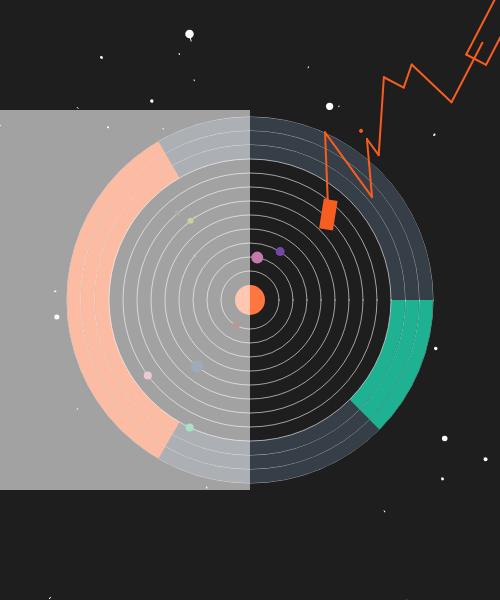
Frame 1 (no input)
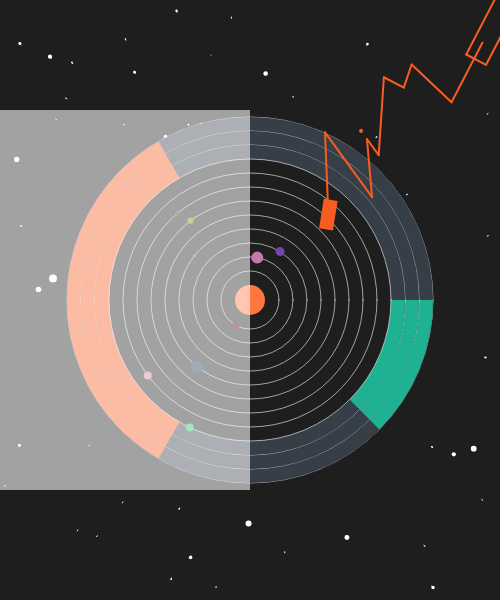
Frame 60 (no input)
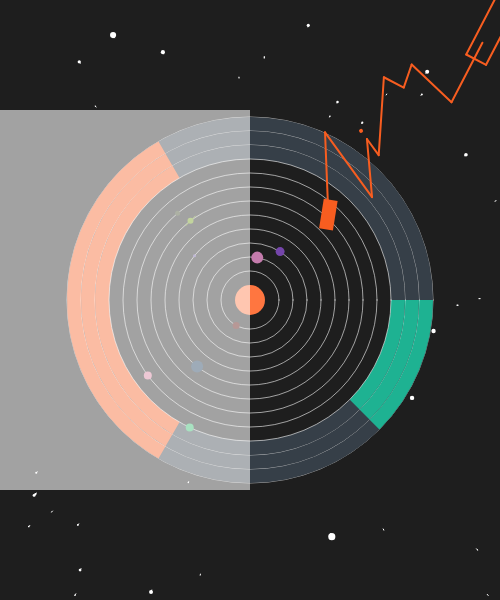
Frame 120 (the mouse pressed at the canvas centre since frame 60)

The p5.js sketch that drew these frames (run headless with seeded random() and noise() and a simulated clock; from frame 60 on, the mouse is pressed at the canvas centre):

// p5.js sketch
// ── sketch.js
var stars = [];
var speed;
var Radius = [];
var angle;
var scl = 20;
var nime = [
  [1, 1, 3, -2],
  [3, -2, 3, 2],
  [3, 2, 4.5, -0.5],
  [4.5, -0.5, 4.5, 0.5],
  [4.5, 0.5, 7, -2.5],
  [7, -2.5, 7.5, -1.5],
  [7.5, -1.5, 8.5, -2.2],
  [8.5, -2.2, 9, 0.5],
  [9, 0.5, 12, -1],
  //"E"
  [11, -1, 14, -2.5],
  [11, -1, 11.5, 0],
  [11.5, 0, 14.5, -1.5]
];


function setup() {
  createCanvas(500, 600);
  for (var i = 0; i < 800; i++) {
    stars[i] = new Star();
  }

  //radius,angle and color and size for the planets
  for (var i = 1; i < 10; i++) {
    var d = 30 + i * 28;
    var angle = random(0, TWO_PI);
    var clr = color(random(255), random(255), random(255));
    var size = floor(random(3, 15));
    Radius.push([d / 2, angle, clr, size]);
  }

  console.log(Radius.length);
}

function draw() {

  push();
  //speed = map(mouseX, 0, width, 0, 50);
  speed = 2;
  background(30);
  translate(width / 2, height / 2);
  for (var i = 0; i < stars.length; i++) {
    stars[i].update();
    stars[i].show();
  }


  for (var i = 12; i >= 1; i--) {
    var d = 30 + i * 28;
    stroke(255, 150);
    //noFill();
    fill(30);
    ellipse(0, 0, d, d);

    if (i == 12 || i == 11 || i == 10) {
      noStroke();
      fill(54, 63, 72);
      ellipse(0, 0, d, d)

      noStroke();
      fill(30,178,146);
      arc(0, 0, d, d, 0, PI / 4);

      noStroke();
      fill(247,93,32);
      arc(0, 0, d, d, 2 * PI / 3, 4 * PI / 3);
    }


  }


  console.log(Radius.length);
  //sun
  noStroke();
  fill(255, 118, 64);
  ellipse(0, 0, 30, 30);

  //circles

  for (var j = 0; j < Radius.length; j++) {
    var r = Radius[j][0];
    var a = Radius[j][1];
    var c = Radius[j][2];
    var sz = Radius[j][3];


    var x = r * cos(a);
    var y = r * sin(a);
    fill(c);
    ellipse(x, y, sz, sz);

    if (j == 5) {
      push();
      translate(x, y);
      stroke(c);
      line(-sz * 0.8, sz * 0.8, sz * 0.8, -sz * 0.8);
      pop();
    }
  }
  pop();
  
  
  drawLogo();
  push();
  rectMode(CENTER);
  fill(255,150);
  noStroke();
  rect(0,height/2,500,380);
  pop();
}



function drawLogo() {
  //logo
  push();
  translate(15 * scl, 10 * scl);
  rotate(-PI / 5);

  strokeWeight(2);
  stroke(247,93,32);

  for (var i = 0; i < nime.length; i++) {
    line(nime[i][0] * scl, nime[i][1] * scl, nime[i][2] * scl, nime[i][3] * scl);
  }
  //"i"
  strokeWeight(4);
  point(4.5 * scl, -1 * scl);

  //rectangle
  push();
  translate(1 * scl, 1 * scl);
  rotate(-PI / 4);
  noStroke();
  fill(247,93,32);
  rectMode(CENTER);
  rect(-0.5 * scl, 0.1 * scl, 1.5 * scl, 0.7 * scl);
  pop();
  pop();

}


function Star() {
  this.x = random(-width, width);
  this.y = random(-height, height);
  this.z = random(width);
  this.pz = this.z;

  this.update = function() {
    this.z = this.z - speed;
    if (this.z < 1) {
      this.z = width;
      this.x = random(-width, width);
      this.y = random(-height, height);
      this.pz = this.z;
    }
  }

  this.show = function() {
    fill(255);
    noStroke();

    var sx = map(this.x / this.z, 0, 1, 0, width);
    var sy = map(this.y / this.z, 0, 1, 0, height);

    var r = map(this.z, 0, width, 10, 0);
    ellipse(sx, sy, r, r);

    var px = map(this.x / this.pz, 0, 1, 0, width);
    var py = map(this.y / this.pz, 0, 1, 0, height);

    this.pz = this.z;

    stroke(255);
    line(px, py, sx, sy);

  }
}
